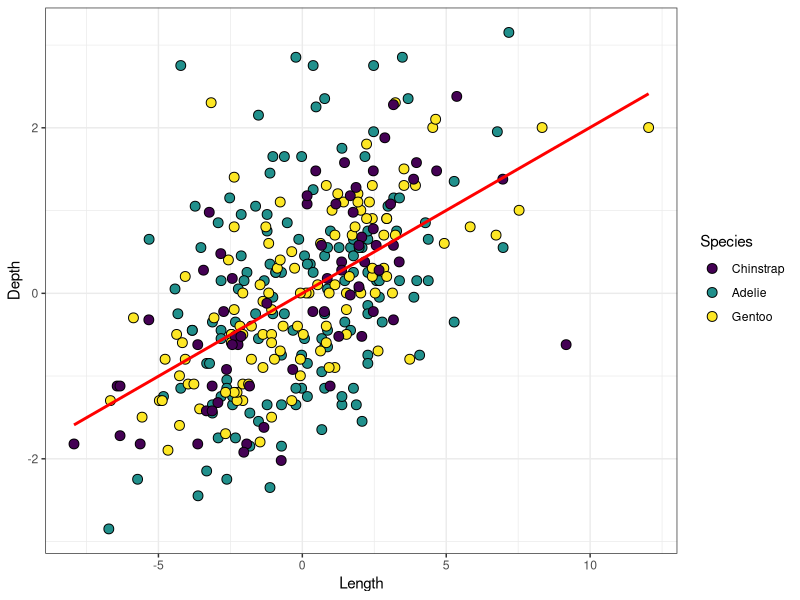
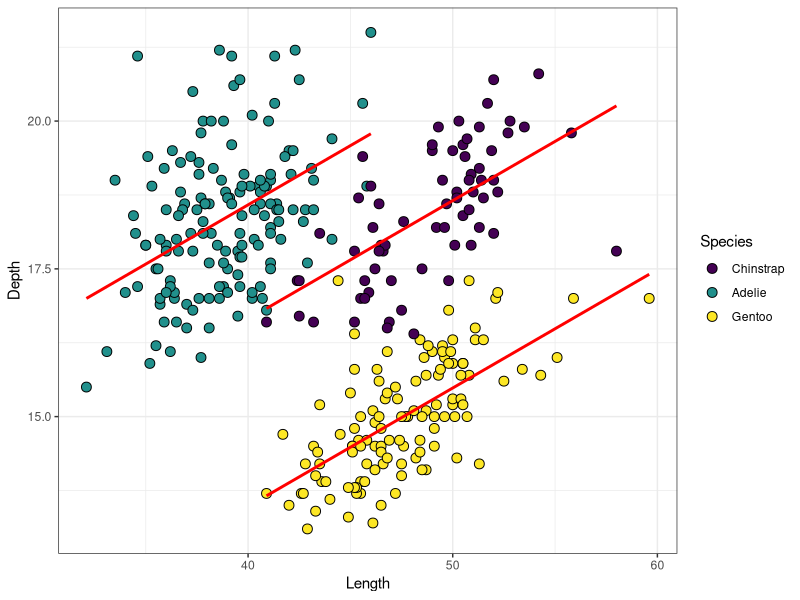
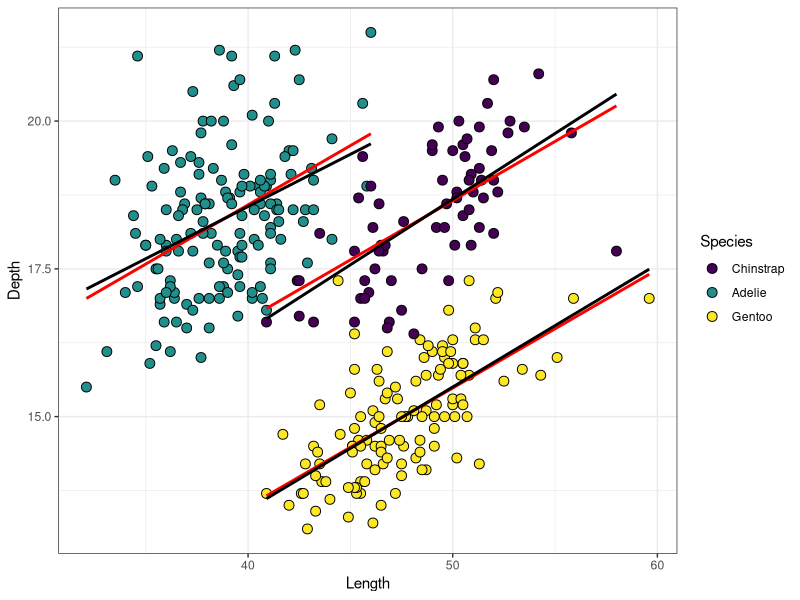

The R source for these figures, in order:
## ---- chunk 1
## Libraries
library(tidyverse)
library(data.table)
library(ggplot2)
library(haven)
library(formatR)
library(marginaleffects)
library(cowplot)
library(fastDummies)
# knitr::opts_chunk$set(tidy.opts = list(width.cutoff = 20), tidy = TRUE)
knitr::opts_chunk$set(
 fig.width = 6,
 fig.height = 4,
 warning = FALSE, 
 message = FALSE
)
dropbox <- 'C:/Users/ngraetz/Dropbox/'
fig_dir <- paste0(dropbox,
                  'Minnesota/repos/soc5811/figures/')
data_dir <- paste0(dropbox,
                   'Minnesota/repos/soc5811/data/')
## ---- chunk 2
penguin_df <- 
  palmerpenguins::penguins %>%
  na.omit()
head(penguin_df)
## ---- chunk 3
summary(lm(bill_depth_mm ~ sex, data=penguin_df))
## ---- chunk 4
penguin_df <- penguin_df %>%
 dummy_cols('sex')
penguin_df %>% 
  select(species,bill_length_mm,bill_depth_mm,sex,sex_female,sex_male)
## ---- chunk 5
summary(lm(bill_depth_mm ~ sex_male, data=penguin_df))
## ---- chunk 6
penguin_df %>% 
  select(species,bill_length_mm,bill_depth_mm,sex,sex_female,sex_male)
## ---- chunk 7
summary(lm(bill_depth_mm ~ sex_male + sex_female, data=penguin_df))
## ---- chunk 8
penguin_df <- penguin_df %>%
 dummy_cols('species')
head(penguin_df)
## ---- chunk 9
summary(lm(bill_depth_mm ~ species_Adelie + species_Gentoo + species_Chinstrap, 
           data=penguin_df))
## ---- chunk 10
penguin_df <- penguin_df %>%
  mutate(species = factor(species, levels=c('Chinstrap','Adelie','Gentoo')))
summary(lm(bill_depth_mm ~ species, data = penguin_df))
## ---- chunk 11
mod <- lm(bill_depth_mm ~ bill_length_mm + species, data = penguin_df)
summary(mod)
## ---- chunk 12
penguin_df <- penguin_df %>% 
  group_by(species) %>% 
  mutate(bill_depth_mm_demeaned = 
           bill_depth_mm - mean(bill_depth_mm),
         bill_length_mm_demeaned = 
           bill_length_mm - mean(bill_length_mm))
ggplot(data=penguin_df,
       aes(x=bill_length_mm_demeaned, y=bill_depth_mm_demeaned, fill=species)) + 
  geom_point(shape=21,size=3) + 
  geom_smooth(aes(x=bill_length_mm_demeaned, y=bill_depth_mm_demeaned), method='lm',se=F,size=1, color='red', inherit.aes = F) +
  scale_fill_viridis_d() + 
  labs(x="Length", y="Depth", fill='Species') +
  theme_bw()
## ---- chunk 13
mod <- lm(bill_depth_mm ~ bill_length_mm + species, data = penguin_df)
predictions <- tibble(depth_preds = predictions(mod)$estimate)
penguin_df <- penguin_df %>%
  bind_cols(., predictions)
penguin_df %>% select(species,bill_length_mm,bill_depth_mm,depth_preds) %>% head()
## ---- chunk 14
ggplot(data=penguin_df,
       aes(x=bill_length_mm, y=bill_depth_mm, fill=species)) + 
  geom_point(shape=21,size=3) + 
  geom_line(aes(y=depth_preds),size=1,color='red') + 
  scale_fill_viridis_d() + 
  labs(x="Length", y="Depth", fill='Species') +
  theme_bw()
## ---- chunk 15
mod2 <- lm(bill_depth_mm ~ bill_length_mm * species, data = penguin_df)
summary(mod2)
## ---- chunk 16
predictions2 <- tibble(depth_preds2 = predictions(mod2)$estimate)
penguin_df <- penguin_df %>%
  bind_cols(., predictions2)
ggplot(data=penguin_df,
       aes(x=bill_length_mm, y=bill_depth_mm, fill=species)) + 
  geom_point(shape=21,size=3) + 
  geom_line(aes(y=depth_preds),size=1,color='red') + 
  geom_line(aes(y=depth_preds2),size=1,color='black') + 
  scale_fill_viridis_d() + 
  labs(x="Length", y="Depth", fill='Species') +
  theme_bw()
## ---- chunk 17
mod3 <- lm(bill_depth_mm ~ bill_length_mm * body_mass_g, data = penguin_df)
summary(mod3)
